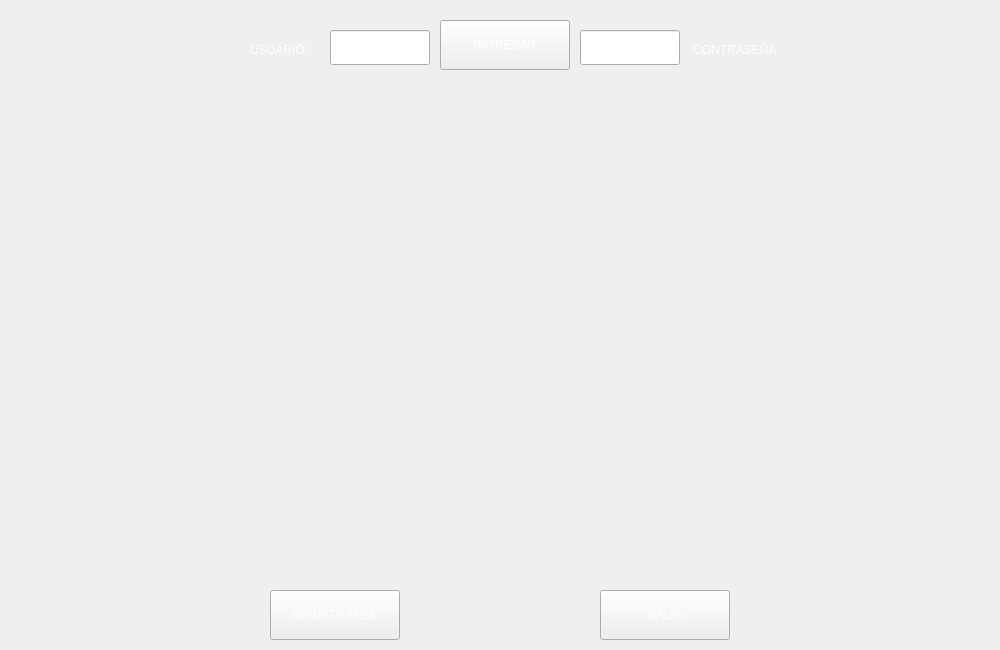
<?xml version="1.0" encoding="UTF-8"?>
<ui version="4.0">
 <class>Widget</class>
 <widget class="QWidget" name="Widget">
  <property name="geometry">
   <rect>
    <x>0</x>
    <y>0</y>
    <width>1000</width>
    <height>650</height>
   </rect>
  </property>
  <property name="maximumSize">
   <size>
    <width>1000</width>
    <height>650</height>
   </size>
  </property>
  <property name="windowTitle">
   <string>HellBurn</string>
  </property>
  <property name="windowIcon">
   <iconset resource="Imagenes.qrc">
    <normaloff>:/Imagenes/ICONO.png</normaloff>:/Imagenes/ICONO.png</iconset>
  </property>
  <property name="styleSheet">
   <string notr="true"/>
  </property>
  <widget class="QLabel" name="label_2">
   <property name="geometry">
    <rect>
     <x>690</x>
     <y>40</y>
     <width>100</width>
     <height>20</height>
    </rect>
   </property>
   <property name="styleSheet">
    <string notr="true">color: rgb(255, 255, 255);</string>
   </property>
   <property name="text">
    <string>:CONTRASEÑA</string>
   </property>
  </widget>
  <widget class="QPushButton" name="registrarse">
   <property name="geometry">
    <rect>
     <x>270</x>
     <y>590</y>
     <width>130</width>
     <height>50</height>
    </rect>
   </property>
   <property name="styleSheet">
    <string notr="true">#registrarse{
color: rgb(255, 255, 255);
border-image: url(:/Imagenes/BOTONGRIS.png);
}
#registrarse:hover
{
border-image: url(:/Imagenes/BOTONGRISHOVER.png);
}
#registrarse:pressed
{
border-image: url(:/Imagenes/BOTONGRISPUSH.png);
}
</string>
   </property>
   <property name="text">
    <string>REGISTRARSE</string>
   </property>
  </widget>
  <widget class="QLabel" name="label">
   <property name="geometry">
    <rect>
     <x>250</x>
     <y>40</y>
     <width>100</width>
     <height>20</height>
    </rect>
   </property>
   <property name="styleSheet">
    <string notr="true">color: rgb(255, 255, 255);</string>
   </property>
   <property name="text">
    <string>USUARIO:</string>
   </property>
  </widget>
  <widget class="QLineEdit" name="usuario">
   <property name="geometry">
    <rect>
     <x>330</x>
     <y>30</y>
     <width>100</width>
     <height>35</height>
    </rect>
   </property>
   <property name="styleSheet">
    <string notr="true">#usuario{
	color: rgb(255, 255, 255);
border-image:url(:/Imagenes/TEXT-INPUT.png);
}</string>
   </property>
  </widget>
  <widget class="QLineEdit" name="clave">
   <property name="geometry">
    <rect>
     <x>580</x>
     <y>30</y>
     <width>100</width>
     <height>35</height>
    </rect>
   </property>
   <property name="styleSheet">
    <string notr="true">#clave{
	color: rgb(255, 255, 255);
border-image:url(:/Imagenes/TEXT-INPUT.png);
}</string>
   </property>
  </widget>
  <widget class="QPushButton" name="login">
   <property name="geometry">
    <rect>
     <x>440</x>
     <y>20</y>
     <width>130</width>
     <height>50</height>
    </rect>
   </property>
   <property name="styleSheet">
    <string notr="true">#login{
color: rgb(255, 255, 255);
border-image: url(:/Imagenes/Boton.png);
}
#login:hover
{
border-image: url(:/Imagenes/BotonHover.png);
}
#login:pressed
{
border-image: url(:/Imagenes/BotonPush.png);
}
</string>
   </property>
   <property name="text">
    <string>INGRESAR</string>
   </property>
  </widget>
  <widget class="QPushButton" name="salir">
   <property name="geometry">
    <rect>
     <x>600</x>
     <y>590</y>
     <width>130</width>
     <height>50</height>
    </rect>
   </property>
   <property name="styleSheet">
    <string notr="true">#salir{
color: rgb(255, 255, 255);
border-image: url(:/Imagenes/BOTONGRIS.png);
}
#salir:hover
{
border-image: url(:/Imagenes/BOTONGRISHOVER.png);
}
#salir:pressed
{
border-image: url(:/Imagenes/BOTONGRISPUSH.png);
}

</string>
   </property>
   <property name="text">
    <string>SALIR</string>
   </property>
  </widget>
  <widget class="QLabel" name="Interfaz">
   <property name="geometry">
    <rect>
     <x>0</x>
     <y>0</y>
     <width>1000</width>
     <height>651</height>
    </rect>
   </property>
   <property name="text">
    <string/>
   </property>
   <property name="pixmap">
    <pixmap resource="Imagenes.qrc">:/Imagenes/INTERFAZ.png</pixmap>
   </property>
   <property name="scaledContents">
    <bool>true</bool>
   </property>
  </widget>
  <zorder>Interfaz</zorder>
  <zorder>clave</zorder>
  <zorder>label</zorder>
  <zorder>label_2</zorder>
  <zorder>login</zorder>
  <zorder>registrarse</zorder>
  <zorder>salir</zorder>
  <zorder>usuario</zorder>
 </widget>
 <resources>
  <include location="Imagenes.qrc"/>
 </resources>
 <connections>
  <connection>
   <sender>salir</sender>
   <signal>clicked()</signal>
   <receiver>Widget</receiver>
   <slot>close()</slot>
   <hints>
    <hint type="sourcelabel">
     <x>242</x>
     <y>247</y>
    </hint>
    <hint type="destinationlabel">
     <x>344</x>
     <y>228</y>
    </hint>
   </hints>
  </connection>
 </connections>
</ui>
